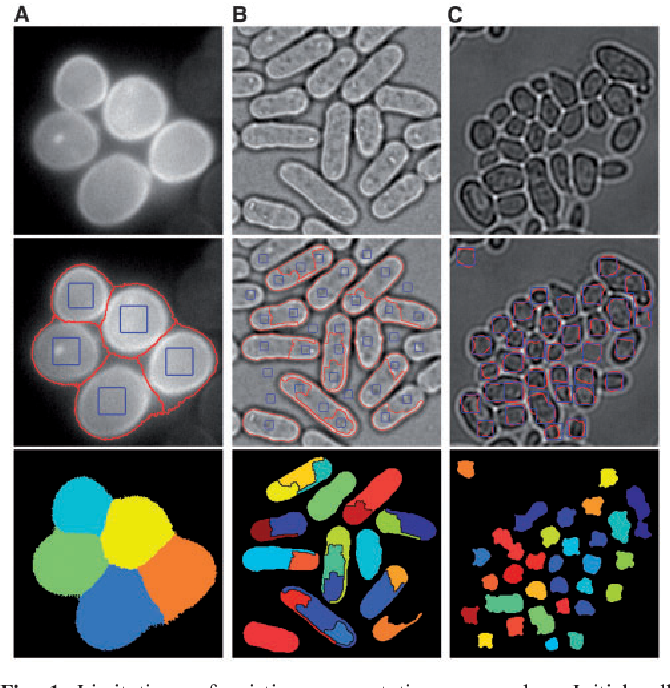
#> input picture images/cells.png, 670 x 688 px
$ python main.py --image images/cells.png
#> lines starting #> are read from the running program, lines starting #| are printed output that depends on the picture; after the words box and inside, x2 and y2 are one past the last pixel; in counts of white or black regions, pixels touching at a corner belong together
#> further down, image is the input picture: shape (688, 670, 3); mean B, G, R 106.3, 106.8, 106.7
### segmentation.py
import cv2

def segment_image(image):
    gray = cv2.cvtColor(image, cv2.COLOR_BGR2GRAY)
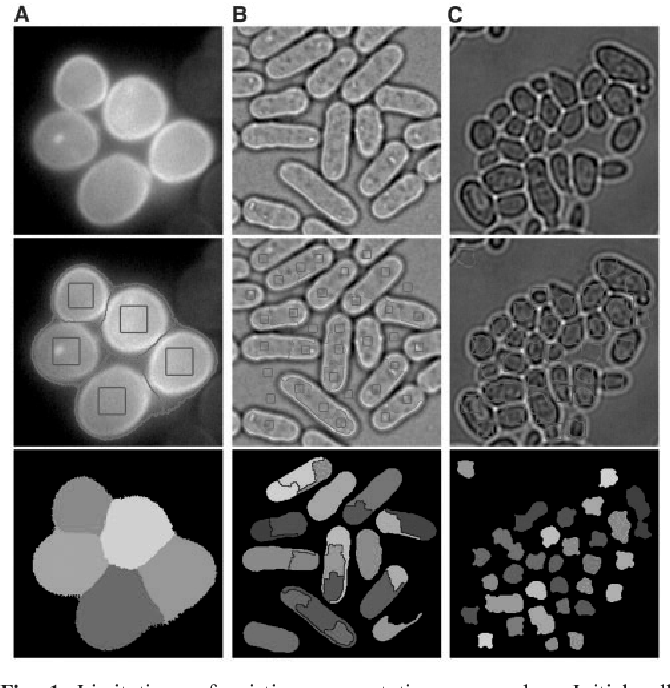
#> gray: shape (688, 670); min 0, max 255, mean 106.7
    _, thresh = cv2.threshold(gray, 127, 255, cv2.THRESH_BINARY)
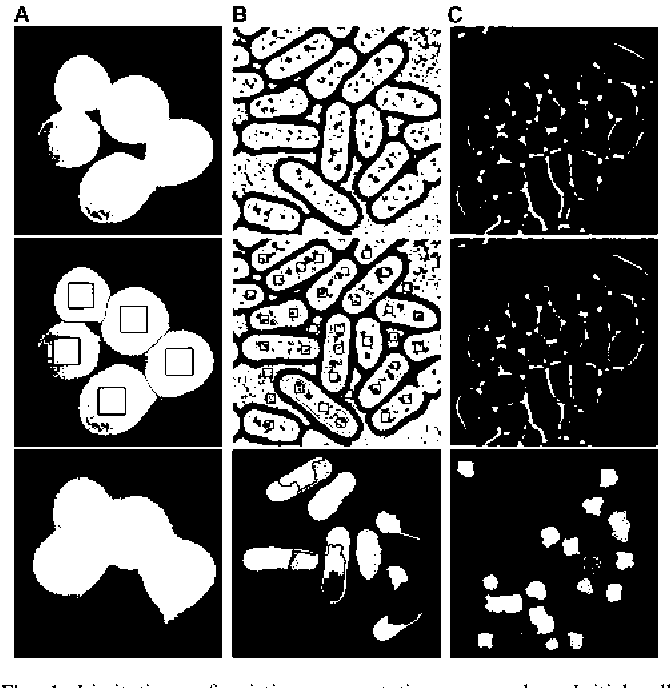
#> thresh: shape (688, 670); 39.8% white; 323 white regions (159 under 20 px)
    return thresh

### analysis.py
import cv2

def analyze_objects(mask):
    contours, _ = cv2.findContours(mask, cv2.RETR_EXTERNAL, cv2.CHAIN_APPROX_SIMPLE)
#> contours = 2 contours, 1 with area under 20; largest, box (x1, y1, x2, y2) and area: (0, 0, 670, 688) 459474

    areas = []
    total_area = mask.shape[0] * mask.shape[1]
#> total_area = 460960

    for cnt in contours:
        area = cv2.contourArea(cnt)
        if area > 50:
            areas.append(area)
#> this loop made 2 passes
#> area on pass 2: 459474.5
#> after the loop, areas = [459474.5]

    return areas, total_area

### main.py
import cv2
import argparse
from segmentation import segment_image
from analysis import analyze_objects

parser = argparse.ArgumentParser()
parser.add_argument('--image', required=True)
args = parser.parse_args()

image = cv2.imread(args.image)

mask = segment_image(image)
areas, total_area = analyze_objects(mask)
#> areas = [459474.5]; total_area = 460960

print(f"Total Objects Detected: {len(areas)}\n")
#| Total Objects Detected: 1

total_fg = 0

for i, area in enumerate(areas):
    percent = (area / total_area) * 100
    total_fg += percent
    print(f"Object {i+1} Area: {area:.0f} pixels ({percent:.2f}%)")
#> this loop made 1 pass
#> (area, percent, total_fg) on pass 1: (459474.5, 99.68, 99.68)
#| Object 1 Area: 459474 pixels (99.68%)
#> after the loop, total_fg = 99.68

print(f"\nTotal Foreground Coverage: {total_fg:.2f}%")
#| Total Foreground Coverage: 99.68%
